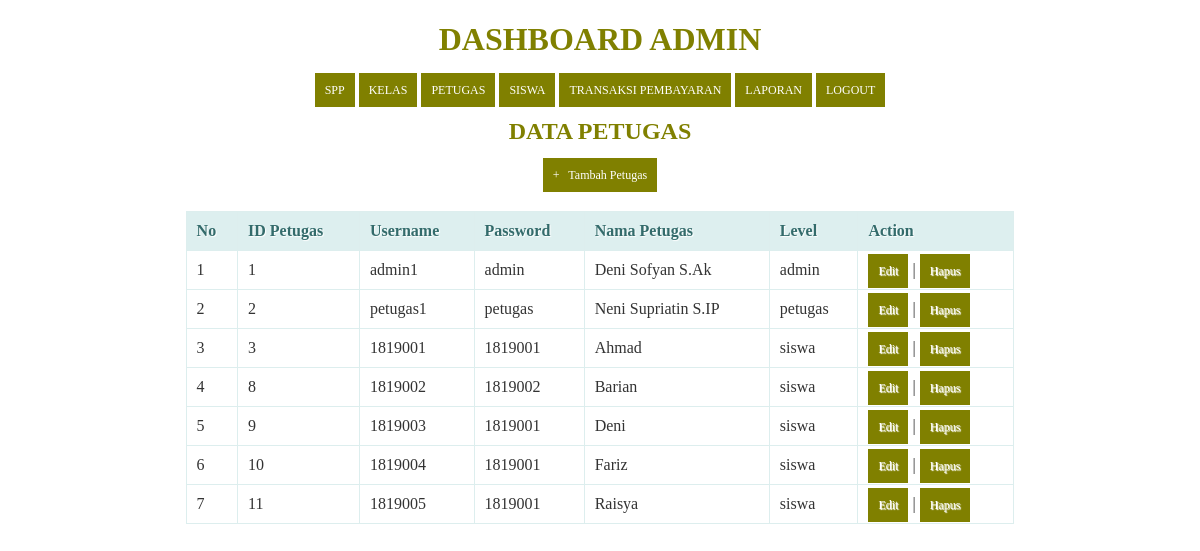
Page /petugas.php (signed in) on the committed database.
### tables this page shows
CREATE TABLE `petugas` (
  `id_petugas` int(11) NOT NULL,
  `username` varchar(25) NOT NULL,
  `password` varchar(32) NOT NULL,
  `nama_petugas` varchar(35) NOT NULL,
  `level` enum('admin','petugas','siswa') NOT NULL
);

### petugas.php (the view, shortened to what this page needs)
<!DOCTYPE html>
<html>
  <head>
  </head>
<body>
	<?php
  include ('header.php');
?>
    <center><h2>Data Petugas</h2><center>
    <center><a href="tambahpetugas.php">+ &nbsp; Tambah Petugas</a><center>
    <br/>
    <table>
      <thead>
        <tr>
          <th>No</th>
          <th>ID Petugas</th>
          <th>Username</th>
          <th>Password</th>
          <th>Nama Petugas</th>
          <th>Level</th>
           <th>Action</th>
        </tr>
    </thead>
    <tbody>
      <?php
      $query = "SELECT * FROM petugas ORDER BY id_petugas ASC";
      $result = mysqli_query($koneksi, $query);
      $no = 1;
      while($row = mysqli_fetch_assoc($result))
      {
      ?>
       <tr>
          <td><?php echo $no; ?></td>
          <td><?php echo $row['id_petugas']; ?></td>
          <td><?php echo $row['username']; ?></td>
          <td><?php echo $row['password']; ?></td>
          <td><?php echo $row['nama_petugas']; ?></td>
           <td><?php echo $row['level']; ?></td>
          <td>
              <a href="edit_petugas.php?id=<?php echo $row['id_petugas']; ?>">Edit</a> |
              <a href="proses_hapuspetugas.php?id=<?php echo $row['id_petugas']; ?>" onClick="return confirm('Apakah anda yakin akan menghapus data ini?')">Hapus</a>
          </td>
      </tr>
      <?php
        $no++;
      }
      ?>
    </tbody>
    </table>
</body>
</html>

### header.php (shortened to what this page needs)
<!DOCTYPE html>
<html>
  <head>
  </head>
<body>
  <?php
  if($_SESSION['level']=="admin"){
  ?>
  <h1 align="center">DASHBOARD ADMIN</h1>
  <p align="center"><a href="spp.php">SPP</a>
  <a href="kelas.php">KELAS</a>
  <a href="petugas.php">PETUGAS</a>
  <a href="siswa.php">SISWA</a>
  <a href="transaksi.php">TRANSAKSI PEMBAYARAN</a>
  <a href="laporan.php">LAPORAN</a>
  <a href="logout.php">LOGOUT</a> </p>
<?php
}
  ?>
</body>
</html>

### petugas.php (style rules this page uses)
* { font-family: "Trebuchet MS"; }
h1 { text-transform: uppercase; color: olive; }
h2 { text-transform: uppercase; color: olive; }
table { border: solid 1px #DDEEEE; border-collapse: collapse; border-spacing: 0; width: 70%; margin: 10px auto 10px auto; }
table thead th { background-color: #DDEFEF; border: solid 1px #DDEEEE; color: #336B6B; padding: 10px; text-align: left; text-shadow: 1px 1px 1px #fff; text-decoration: none; }
table tbody td { border: solid 1px #DDEEEE; color: #333; padding: 10px; text-shadow: 1px 1px 1px #fff; }
a { background-color: olive; color: #fff; padding: 10px; text-decoration: none; font-size: 12px; }

### header.php (style rules this page uses)
* { font-family: "fantasy"; }
h1 { text-transform: uppercase; color: olive; }
table { border: solid 1px #DDEEEE; border-collapse: collapse; border-spacing: 0; width: 70%; margin: 10px auto 10px auto; }
table thead th { background-color: #DDEFEF; border: solid 1px #DDEEEE; color: #336B6B; padding: 10px; text-align: left; text-shadow: 1px 1px 1px #fff; text-decoration: none; }
table tbody td { border: solid 1px #DDEEEE; color: #333; padding: 10px; text-shadow: 1px 1px 1px #fff; }
a { background-color: olive; color: #fff; padding: 10px; text-decoration: none; font-size: 12px; }

### rows in the picture
petugas: id_petugas "1", username "admin1", password "admin", nama_petugas "Deni Sofyan S.Ak", level "admin"
petugas: id_petugas "2", username "petugas1", password "petugas", nama_petugas "Neni Supriatin S.IP", level "petugas"
petugas: id_petugas "3", username "1819001", password "1819001", nama_petugas "Ahmad", level "siswa"
petugas: id_petugas "8", username "1819002", password "1819002", nama_petugas "Barian", level "siswa"
petugas: id_petugas "9", username "1819003", password "1819001", nama_petugas "Deni", level "siswa"
petugas: id_petugas "10", username "1819004", password "1819001", nama_petugas "Fariz", level "siswa"
petugas: id_petugas "11", username "1819005", password "1819001", nama_petugas "Raisya", level "siswa"
